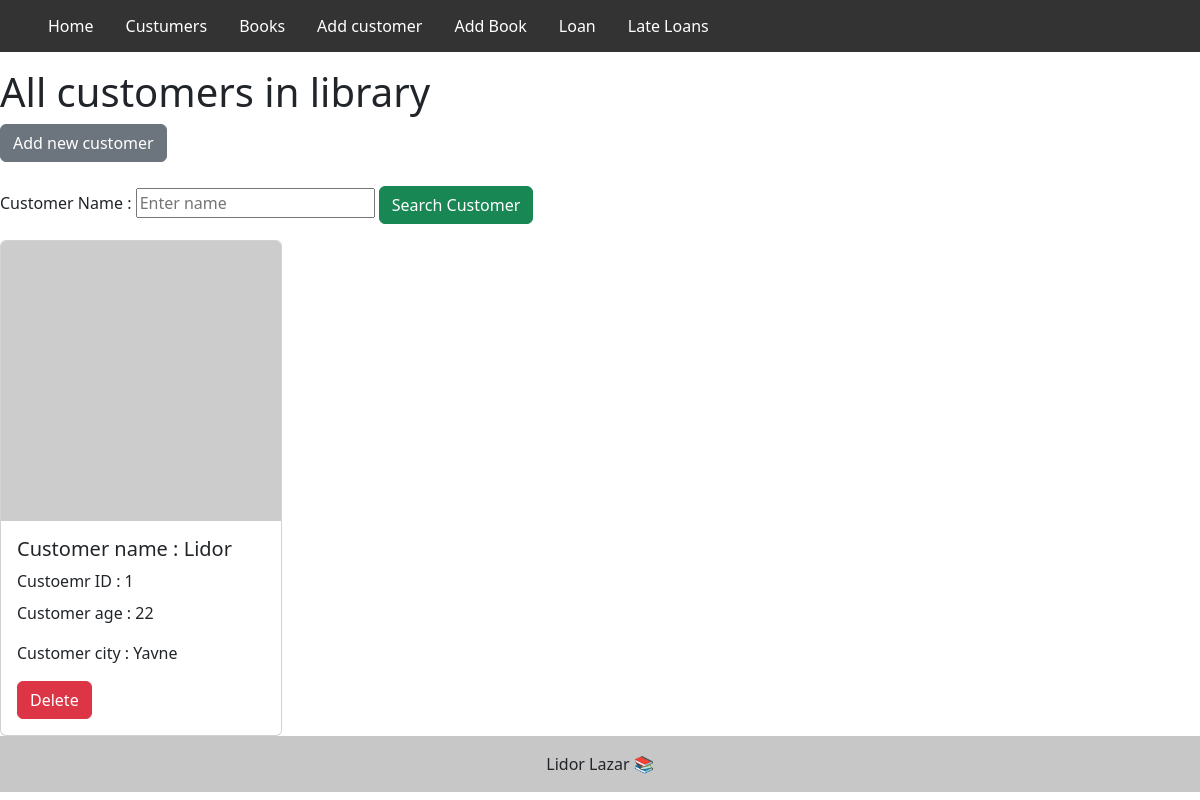
The page /PrintAll/ on the database as committed earlier.
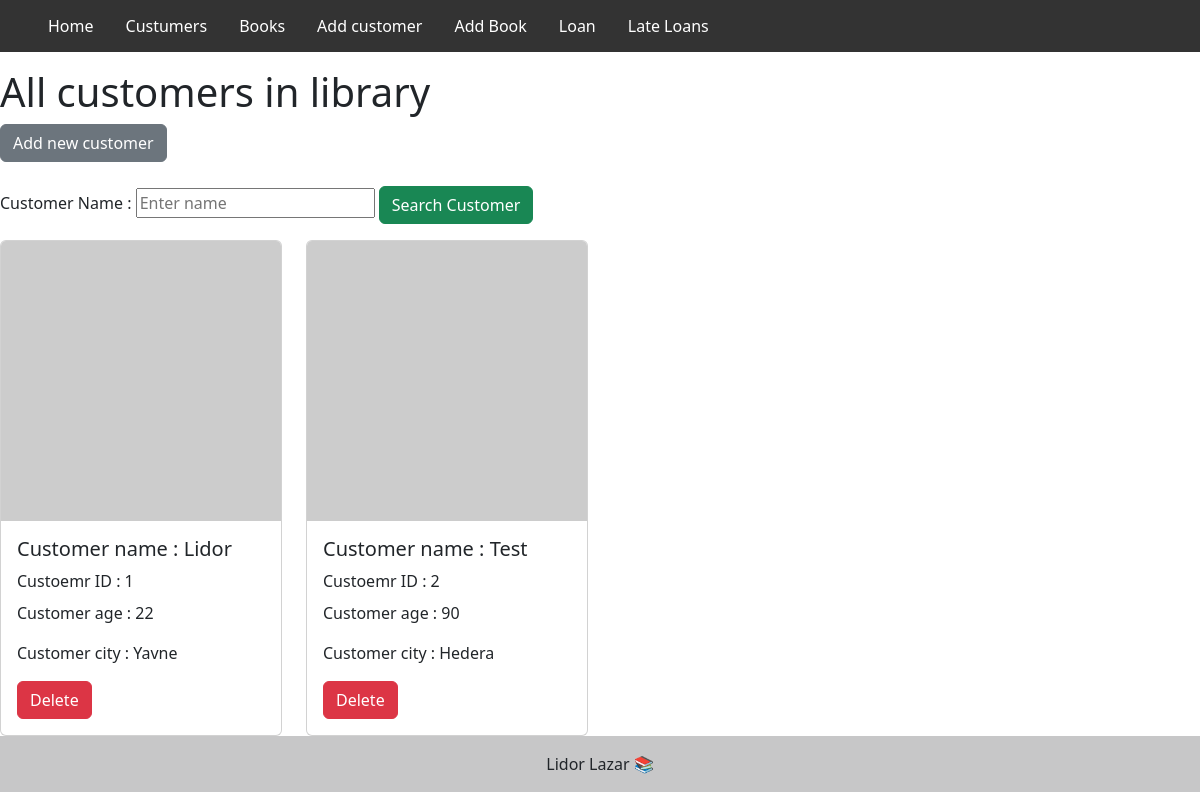
The same page on the database as committed later.
### Library/customer/model.py (models this page shows, shortened)
class Customers(db.Model):
    CusomerID = db.Column('CusomerID',db.Integer, primary_key=True)
    Name = db.Column('Name', db.String(50))
    City = db.Column('City', db.String(50))
    Age = db.Column('Age', db.Integer)
    CustomersToLoans = db.relationship('Loans', backref='customers')

### Library/customer/views.py (the view)
@customer_table.route('/PrintAll/<customername>', methods=['GET','POST'])
@customer_table.route('/PrintAll/', methods=['GET','POST'])
def print_all_customer(customername=''):
    if request.method == 'POST':
        for name in Customers.query.all():
            if request.form.get("SerachCust").title() == name.Name:
                customername = name.Name
                return render_template('personalCust.html', customername = customername, print_all_customer= Customers.query.all())
        return render_template('ShowAllCust.html', print_all_customer = Customers.query.all())
    else:
        return render_template('ShowAllCust.html', print_all_customer = Customers.query.all())

### Library/customer/templates/ShowAllCust.html (shortened to what this page needs)
{% extends "layout.html" %} {% block title %}Lazar libaray{% endblock %}  {% block content %}
<h1>All customers in library</h1>
<a href="/addCustomer/"><button type="button" class="btn btn-secondary" >Add new customer</button></a><br><br>
<form action="" method="POST">
<label>Customer Name : </label>
<input name="SerachCust"  type="text" placeholder="Enter name">
<a href="/PrintAll/{{customername}}"><button  methods ="POST" class="btn btn-success" Type="submit">Search Customer</button></a>
</form>
<div class="row row-cols-1 row-cols-md-4 g-4">
  {%- for cust in print_all_customer %}
  <div class="col">
    <div class="card">
      <img
        src="https://picsum.photos/20{{ cust.CusomerID}}"
        class="card-img-top"
      />
      <div class="card-body">
        <h5 class="card-text">Customer name : {{cust.Name}}</h5>
        <p class="card-title">Custoemr ID : {{cust.CusomerID}}</p>
        <p class="card-text">Customer age : {{cust.Age}}</p>
        <p class="card-text">Customer city : {{cust.City}}</p>
        <a class="btn btn-danger" href="/deleteCustomer/{{ cust.CusomerID}}">Delete</a>
      </div>
    </div>
  </div>
  {% endfor %}
</div>
{% endblock %}

### Library/books/templates/layout.html (shortened to what this page needs)
<!DOCTYPE html>
<html>
  <head>
    <link
      href="https://cdn.jsdelivr.net/npm/bootstrap@5.2.2/dist/css/bootstrap.min.css"
      rel="stylesheet"
    />
  </head>
  <body>
    <ul>
      <li><a class="" href="/">Home</a></li>
      <li><a href="/PrintAll">Custumers</a></li>
      <li><a href="/Book">Books</a></li>
      <li><a href="/addCustomer">Add customer</a></li>
      <li><a href="/addBook">Add Book</a></li>
      <li><a href="/AllLoans">Loan</a></li>
      <li><a href="/lateLoans">Late Loans</a></li>
    </ul>
    <div id="content">{% block content %}{% endblock %}</div>
    <div id="footer">
      {% block footer %}
      <footer class="bg-light text-center text-lg-start">
        <div
          class="text-center p-3"
          style="background-color: rgba(0, 0, 0, 0.2)"
        >
          Lidor Lazar 📚
        </div>
      </footer>
      {% endblock %}
    </div>
  </body>
</html>

### Library/books/templates/layout.html (style rules this page uses)
ul { list-style-type: none; margin: 0; padding: 0; overflow: hidden; background-color: #333; }
li { float: left; }
li a { display: block; color: white; text-align: center; padding: 14px 16px; text-decoration: none; }

Rows that differ between the two databases and show on the page:
added Customers: Name "Test", CusomerID "2", Age "90", City "Hedera"
